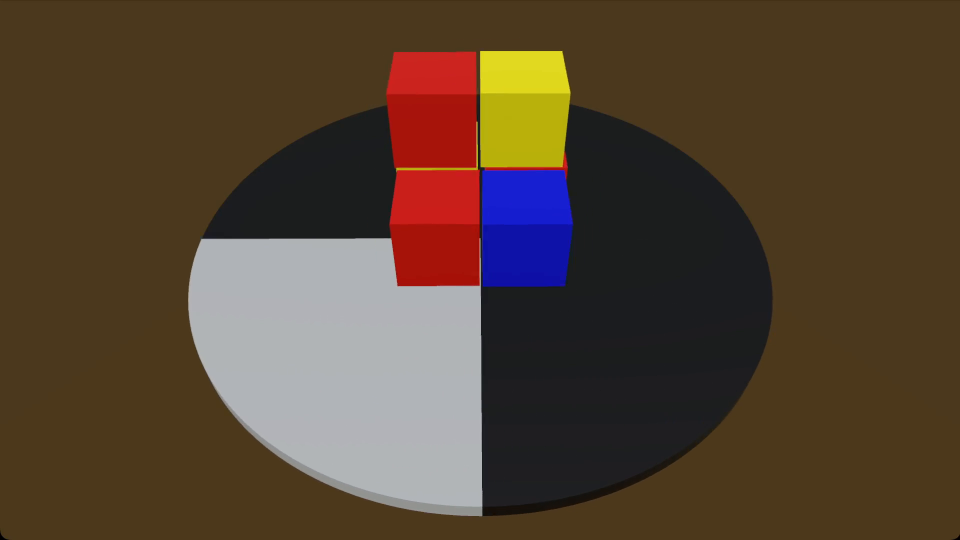
#> input picture frame 220 of assets/pren_cube_01.mp4, 1920 x 1080 px (shown at 1/2 size)
$ python contours.py
#> lines starting #> are read from the running program, lines starting #| are printed output that depends on the picture; after the words box and inside, x2 and y2 are one past the last pixel; in counts of white or black regions, pixels touching at a corner belong together
#> further down, frame is the input picture: shape (1080, 1920, 3); mean B, G, R 49.9, 66.7, 84.1
### models/contour.py
from typing import Sequence

from models.color import Color


class Contour:

    def __init__(self, area: float, center: Sequence[int], color: Color):
        self.area = area
        self.center = center
        self.color = color

    def get_center_x(self):
        return self.center[0]

    def get_center_y(self):
        return self.center[1]

### models/color.py
from enum import Enum


class Color(Enum):
    UNDEFINED = "undefined"
    NONE = ""
    BLUE = "blue"
    RED = "red"
    YELLOW = "yellow"

    def __str__(self):
        return self.value

### contours.py
import numpy as np
import cv2 as cv

from models.color import Color
from models.contour import Contour
from models.position import Position


def get_img_with_color(img, lower_color, upper_color):
#> called with lower_color = (100, 50, 50), upper_color = (130, 255, 255)
    hsv = cv.cvtColor(img, cv.COLOR_BGR2HSV)
#> hsv: shape (1080, 1920, 3); mean H, S, V 45.8, 121.5, 88.7
    mask = cv.inRange(hsv, lower_color, upper_color)
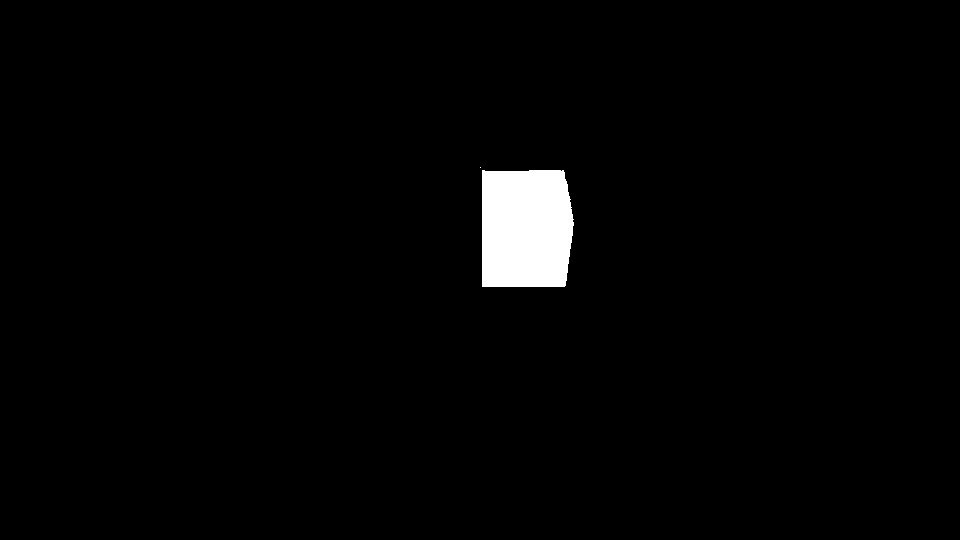
#> mask: shape (1080, 1920) (shown at 1/2 size); 2% white; 2 white regions (1 under 20 px), largest, box (x1, y1, x2, y2) and area: (964, 340, 1148, 574) 40812
    return cv.bitwise_and(img, img, mask=mask)


def grayscale_img(img):
    return cv.cvtColor(img, cv.COLOR_BGR2GRAY)
#> returned value: shape (1080, 1920)


def blur_img(img, size):
#> called with size = 3
    return cv.blur(img, (size, size))


def prepare_img(img, lower_color, upper_color, blur):
    result = get_img_with_color(img, lower_color, upper_color)
    result = grayscale_img(result)
    result = blur_img(result, blur)
    return result


def get_contours(img, threshold, color):
#> called with threshold = 10
    _, thresh = cv.threshold(img, threshold, threshold * 2, cv.THRESH_BINARY)
#> thresh: shape (1080, 1920); values 0 (black) and 20 (white), 2% white; 2 white regions (1 under 20 px)
    contours, _ = cv.findContours(thresh, cv.RETR_TREE, cv.CHAIN_APPROX_SIMPLE)
#> contours = 2 contours, 1 with area under 20; largest, box (x1, y1, x2, y2) and area: (963, 339, 1148, 574) 40876

    final_contours = []
    for i in range(len(contours)):
        approx = cv.approxPolyDP(
            contours[i], 0.01 * cv.arcLength(contours[i], True), True)

        area = cv.contourArea(approx)
        if area < 10_000:
            continue

        m = cv.moments(approx)
        center_x = int(m["m10"] / m["m00"])
        center_y = int(m["m01"] / m["m00"])

        final_contours.append(Contour(area, (center_x, center_y), color))
#> this loop made 2 passes
#> (area, center_x, center_y) on pass 1: (40458.5, 1051, 456)
#> after the loop, final_contours = 1 item
    return final_contours


# [14 lines left out: functions draw_contours, get_center_of_contour, not called in this run]


def calc_positions(contours):
    sorted_contours = sorted(contours, key=Contour.get_center_y, reverse=True)
    for contour in sorted_contours:
        #print(str(contour.get_center_x()) + " " + str(contour.get_center_y()), " " + str(contour.color))
        cv.circle(frame, contour.center, 2, (255, 255, 255), 2)

        message = ""
        if contour.area > 50_000:
            position = Position.STACKED
        else:
            if contour.get_center_y() > 500:
                message += "FRONT BOTTOM"
            else:
                if contour.get_center_y() > 450:
                    message += "FRONT BOTTOM"
                else:
                    if contour.get_center_y() > 310:
                        message += "FRONT TOP"
                    else:
                        if contour.get_center_y() > 280:
                            message += "BACK BOTTOM"
                        else:
                            if contour.get_center_y() > 210:
                                message += "BACK TOP"
                            else:
                                if contour.get_center_y() > 130:
                                    message += "BACK TOP"

            if contour.get_center_x() > 1000:
                message += " RIGHT"
            else:
                message += " LEFT"

        print(message, contour.color)


def process(frame):
    blue_img = prepare_img(frame, (100, 50, 50), (130, 255, 255), 3)

    red_mask1 = get_img_with_color(frame, (0, 100, 100), (10, 255, 255))
    red_mask2 = get_img_with_color(frame, (160, 100, 100), (180, 255, 255))
    red_mask = cv.bitwise_or(red_mask1, red_mask2)
    red_img = blur_img(grayscale_img(red_mask), 3)

    yellow_img = prepare_img(frame, (20, 100, 100), (40, 255, 255), 3)

    blue_contours = get_contours(blue_img, 10, Color.BLUE)
#> blue_contours = 1 item
    red_contours = get_contours(red_img, 10, Color.RED)
#> in get_contours (call 2), `contours, _ = cv.findContours(thresh, cv.RETR_TREE, cv.CHAIN_APPROX_SI..`: contours = 3 contours; box (x1, y1, x2, y2) and area: (771, 101, 955, 337) 40668, (777, 339, 961, 573) 40554, (969, 304, 1137, 358) 1428
#> the loop in get_contours (call 2), `for i in range(len(contours)):` made 3 passes
#> (area, center_x, center_y) on passes 1, 3: (40284.5, 872, 455), (39980, 865, 219)
#> red_contours = 2 items
    yellow_contours = get_contours(yellow_img, 10, Color.YELLOW)
#> in get_contours (call 3), `contours, _ = cv.findContours(thresh, cv.RETR_TREE, cv.CHAIN_APPROX_SI..`: contours = 2 contours; box (x1, y1, x2, y2) and area: (959, 101, 1143, 336) 40558, (791, 243, 957, 343) 1062
#> yellow_contours = 1 item

    contours = blue_contours + red_contours + yellow_contours
#> contours = 4 items
    calc_positions(contours)
#> the loop in calc_positions, `for contour in sorted_contours: #print(str(contour.get_center_x()) + "..` made 4 passes
#> (printed output is left out)


cap = cv.VideoCapture('assets/pren_cube_01.mp4')

# pren_cube_01.mp4
cap.set(1, 220)
# [9 lines of commented-out code are left out]


ret, frame = cap.read()
process(frame)
cv.imshow('output', frame)
cv.waitKey()

cap.set(1, 445)
_, frame = cap.read()
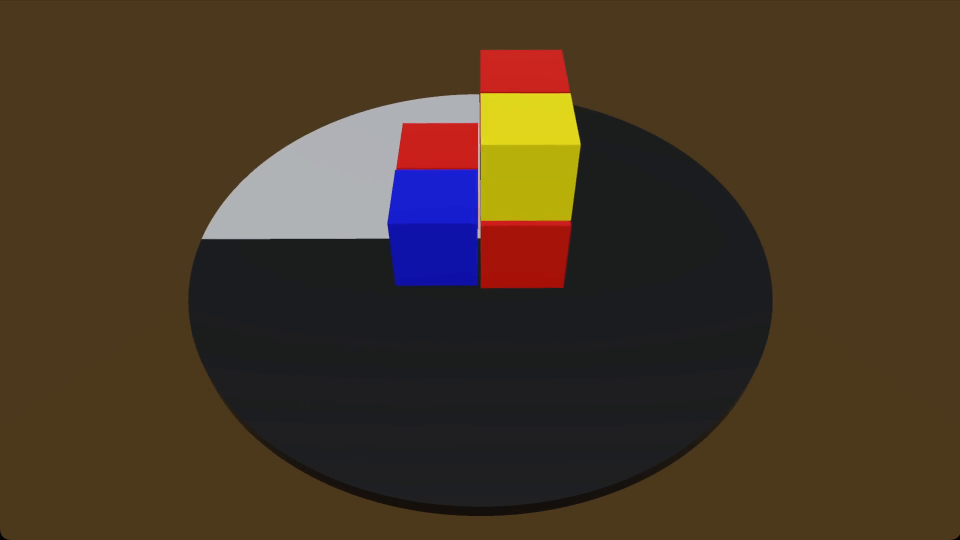
#> input picture frame 445 of assets/pren_cube_01.mp4, 1920 x 1080 px (shown at 1/2 size)
#> frame is the input picture: shape (1080, 1920, 3); mean B, G, R 37.4, 55, 70.9
process(frame)
#> in grayscale_img (call 6), `return cv.cvtColor(img, cv.COLOR_BGR2GRAY)`:
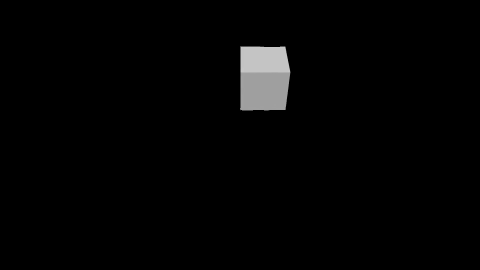
#> returned value: shape (1080, 1920) (shown at 1/4 size); min 0, max 215, mean 4
#> call 4 of get_contours, with threshold = 10
#> in get_contours (call 4), `_, thresh = cv.threshold(img, threshold, threshold * 2, cv.THRESH_BINA..`:
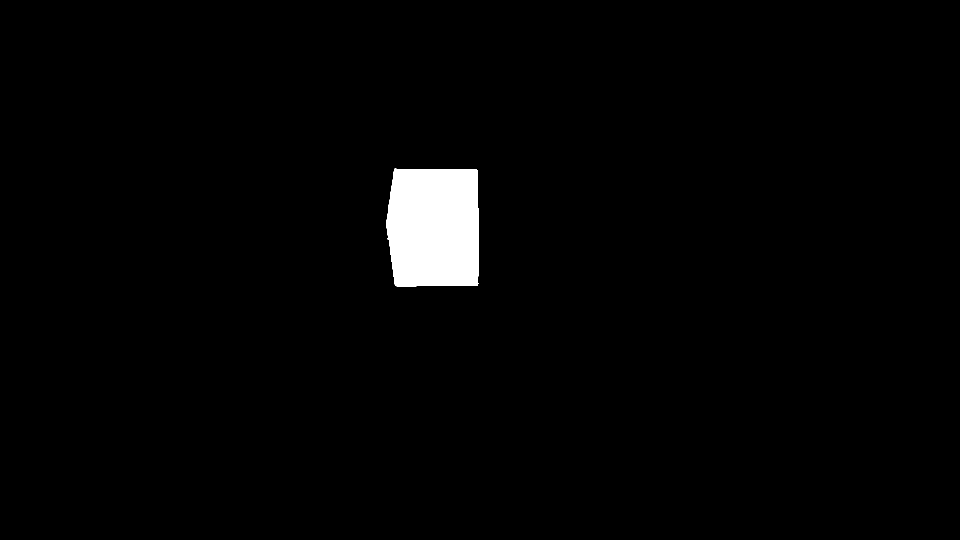
#> thresh: shape (1080, 1920) (shown at 1/2 size); values 0 (black) and 20 (white), 2% white; 1 white region
#> in get_contours (call 4), `contours, _ = cv.findContours(thresh, cv.RETR_TREE, cv.CHAIN_APPROX_SI..`: contours = 1 contour; box (x1, y1, x2, y2) and area: (773, 337, 958, 574) 40566
#> the loop in get_contours (call 4), `for i in range(len(contours)):` made 1 pass
#> (area, center_x, center_y) on pass 1: (40292.5, 867, 454)
#> in get_contours (call 5), `_, thresh = cv.threshold(img, threshold, threshold * 2, cv.THRESH_BINA..`:
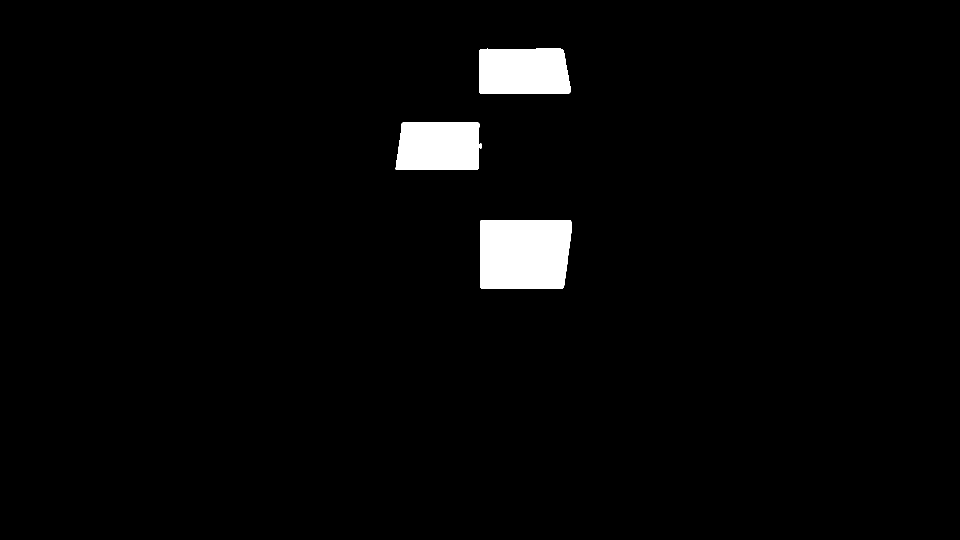
#> thresh: shape (1080, 1920) (shown at 1/2 size); values 0 (black) and 20 (white), 2.6% white; 4 white regions
#> in get_contours (call 5), `contours, _ = cv.findContours(thresh, cv.RETR_TREE, cv.CHAIN_APPROX_SI..`: contours = 4 contours; box (x1, y1, x2, y2) and area: (960, 441, 1144, 577) 23578, (959, 97, 1142, 187) 15304, (791, 245, 959, 339) 14715, (959, 287, 963, 297) 26
#> the loop in get_contours (call 5), `for i in range(len(contours)):` made 4 passes
#> (approx, area, center_x, center_y) on passes 1, 3, 4: ([[960, 442], [962, 576], [1126, 575], [1141, 441]], 23108.5, 1047, 507), ([[803, 247], [791, 338], [956, 337], [956, 245]], 14539.5, 876, 292), ([[959, 100], [960, 186], [1141, 183], [1121, 97]], 14780.5, 1045, 142)
#> after the loop in get_contours (call 5), `for i in range(len(contours)):`: final_contours = 3 items
#> in get_contours (call 6), `_, thresh = cv.threshold(img, threshold, threshold * 2, cv.THRESH_BINA..`:
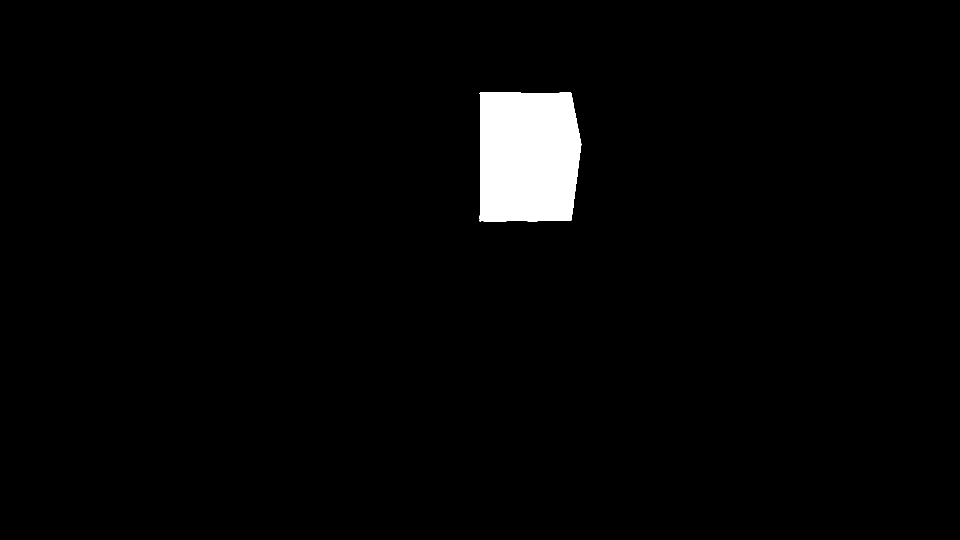
#> thresh: shape (1080, 1920) (shown at 1/2 size); values 0 (black) and 20 (white), 2.4% white; 1 white region
#> in get_contours (call 6), `contours, _ = cv.findContours(thresh, cv.RETR_TREE, cv.CHAIN_APPROX_SI..`: contours = 1 contour; box (x1, y1, x2, y2) and area: (959, 185, 1163, 443) 48687
#> the loop in get_contours (call 6), `for i in range(len(contours)):` made 1 pass
#> (area, center_x, center_y) on pass 1: (49168.5, 1055, 312)
#> after the loop in get_contours (call 6), `for i in range(len(contours)):`: final_contours = 1 item
#> the loop in calc_positions (call 2), `for contour in sorted_contours: #print(str(contour.get_center_x()) + "..` made 5 passes
#> (printed output is left out)
cv.imshow('output', frame)
cv.waitKey()

cap.set(1, 670)
_, frame = cap.read()
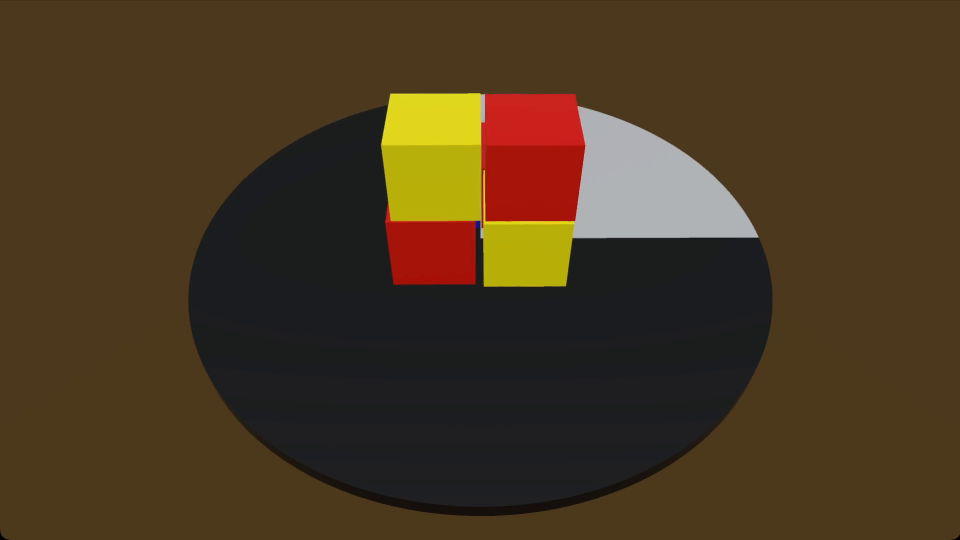
#> input picture frame 670 of assets/pren_cube_01.mp4, 1920 x 1080 px (shown at 1/2 size)
#> frame is the input picture: shape (1080, 1920, 3); mean B, G, R 32.6, 55.6, 73
process(frame)
#> in get_contours (call 7), `contours, _ = cv.findContours(thresh, cv.RETR_TREE, cv.CHAIN_APPROX_SI..`: contours = 1 contour; box (x1, y1, x2, y2) and area: (951, 441, 960, 457) 114
#> in get_contours (call 8), `contours, _ = cv.findContours(thresh, cv.RETR_TREE, cv.CHAIN_APPROX_SI..`: contours = 2 contours; box (x1, y1, x2, y2) and area: (961, 185, 1173, 457) 49865, (769, 407, 953, 571) 22393
#> in get_contours (call 9), `contours, _ = cv.findContours(thresh, cv.RETR_TREE, cv.CHAIN_APPROX_SI..`: contours = 2 contours; box (x1, y1, x2, y2) and area: (761, 185, 965, 443) 49060, (965, 339, 1151, 575) 23471
cv.imshow('output', frame)
cv.waitKey()

cap.set(1, 895)
_, frame = cap.read()
process(frame)
#> in get_contours (call 10), `contours, _ = cv.findContours(thresh, cv.RETR_TREE, cv.CHAIN_APPROX_SI..`: contours = 1 contour; box (x1, y1, x2, y2) and area: (965, 243, 1134, 339) 15229
#> in get_contours (call 11), `contours, _ = cv.findContours(thresh, cv.RETR_TREE, cv.CHAIN_APPROX_SI..`: contours = 2 contours; box (x1, y1, x2, y2) and area: (761, 193, 963, 455) 49023, (965, 337, 1149, 571) 40550
#> in get_contours (call 12), `contours, _ = cv.findContours(thresh, cv.RETR_TREE, cv.CHAIN_APPROX_SI..`: contours = 3 contours, 1 with area under 20; largest, box (x1, y1, x2, y2) and area: (773, 431, 956, 575) 21704, (779, 101, 962, 195) 16002
cv.imshow('output', frame)
cv.waitKey()
